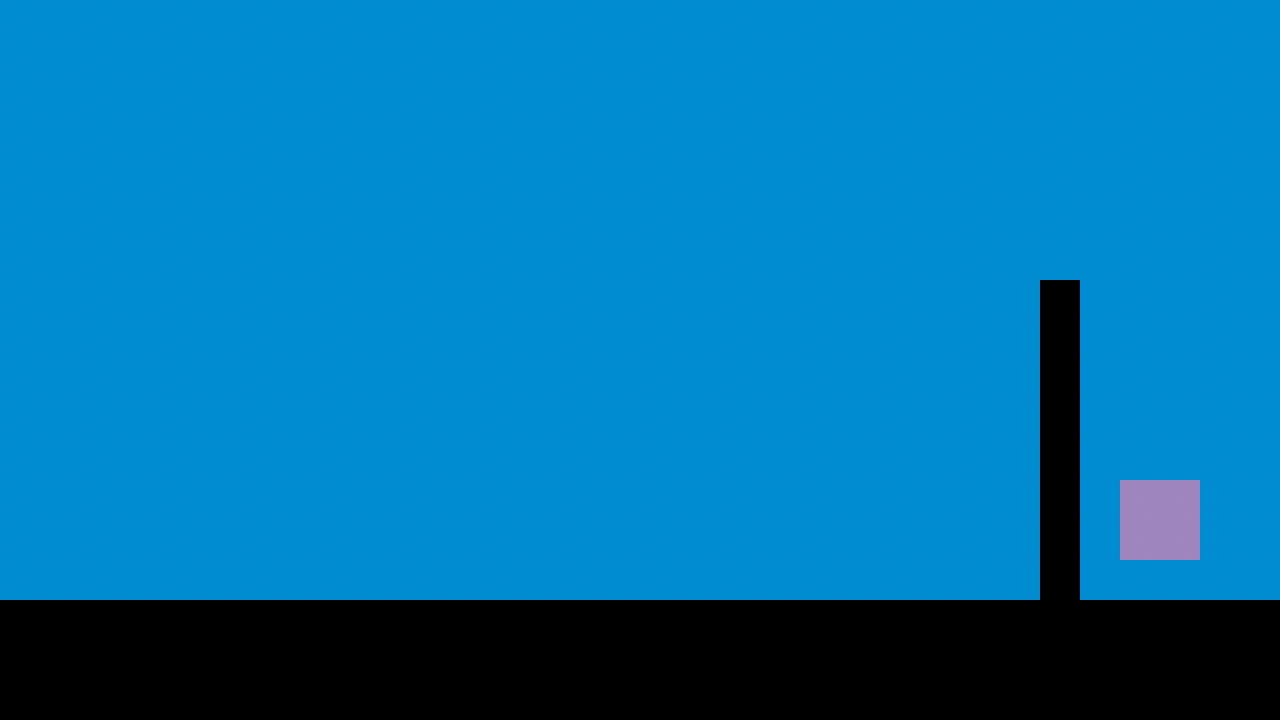

This game map was drawn from its Tiled (.tmx) file and the tilesets committed beside it. A one-line description and the trimmed map source follow:
An orthogonal 32x18 tile map with 40x40 px tiles, 1 tile layer (Tile Layer 1).

<map version="1.0" orientation="orthogonal" width="32" height="18" tilewidth="40" tileheight="40">
 <tileset firstgid="1" name="Tiles" tilewidth="40" tileheight="40">
  <image source="tiles.png" width="160" height="160" />
 </tileset>
 <layer name="Tile Layer 1" width="32" height="18">
  <data>[576 cells, 576 non-empty, 3 distinct tile ids]</data>
 </layer>
</map>
